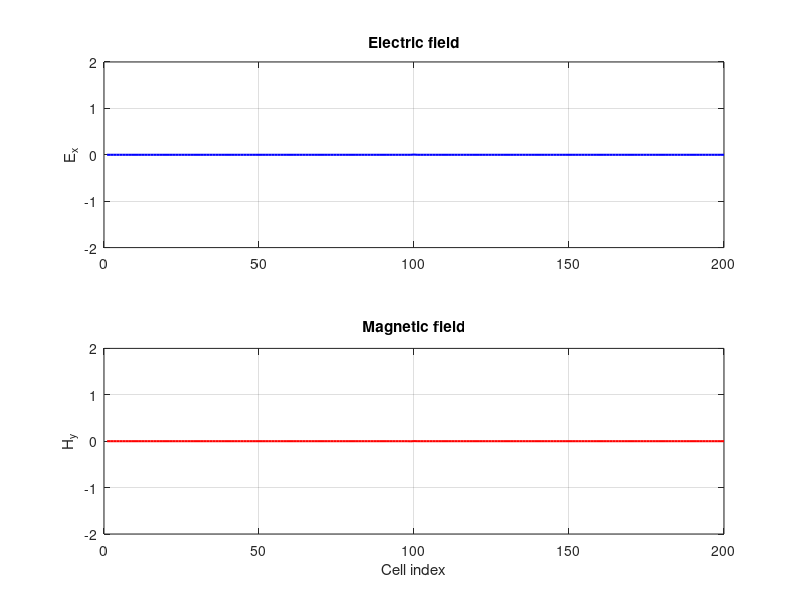

MATLAB code to generate this figure: (Note: this script raises an error after producing the figure.)
%% 2nd example from Sullivan's book
clear; clc; close all;

KE = 200; % Number of cells

% Fields
ex = zeros(1, KE); % Electric
hy = zeros(1, KE); % Magnetic

% Pulse parameters
kc     = KE/2; % Center of the problem space
t0     = 40;   % Temporal center of the incident pulse
spread = 12;   % Width of the pulse

% Number of time steps
NSTEPS = 250;

% Set up figure with subplots
figure('Color','w');
subplot(2,1,1);
hEx = plot(ex, 'b', 'LineWidth', 1.5);
title('Electric field');
ylabel('E_x');
ylim([-2 2]);
grid on;

subplot(2,1,2);
hHy = plot(hy, 'r', 'LineWidth', 1.5);
title('Magnetic field');
xlabel('Cell index');
ylabel('H_y');
ylim([-2 2]);
grid on;

% Boundary memory variables
ex_low_m1  = 0;
ex_low_m2  = 0;
ex_high_m1 = 0;
ex_high_m2 = 0;

% Time loop
for n = 1:NSTEPS
    % Update Ex
    ex(2:KE) = ex(2:KE) + 0.5 .* (hy(1:KE-1) - hy(2:KE));

    % Gaussian pulse
    ex(kc) = ex(kc) + exp(-0.5 * ((t0 - n) / spread)^2); % Soft

    % Absorbing boundary conditions
    % Left
    ex(1) = ex_low_m2;
    ex_low_m2 = ex_low_m1;
    ex_low_m1 = ex(2);
    % Right
    ex(KE) = ex_high_m2;
    ex_high_m2 = ex_high_m1;
    ex_high_m1 = ex(KE-1);

    % Update Hy
    hy(1:KE-1) = hy(1:KE-1) + 0.5 * (ex(1:KE-1) - ex(2:KE));

    % Update plots
    set(hEx, 'YData', ex);
    set(hHy, 'YData', hy);
    sgtitle(sprintf('1D FDTD, Gaussian pulse, free space, ABC, step %.0f', n));
    drawnow;
end
